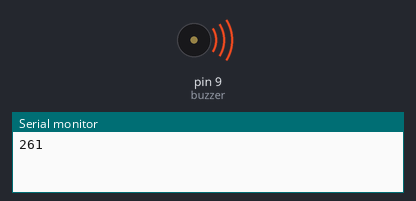
This sketch was run on a simulated Arduino Uno, built with avr-gcc and run on an emulated ATmega328P. Shown: buzzer (waves = sounding), the last lines printed to the serial monitor.

Above: at 0.2 s.
At 11.7 s:
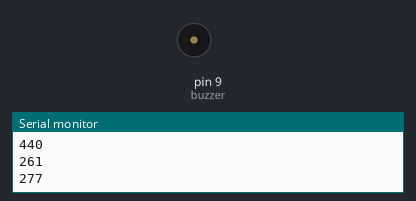
Timing chart, 0 to 13.0 s (numbered marks = the images above):
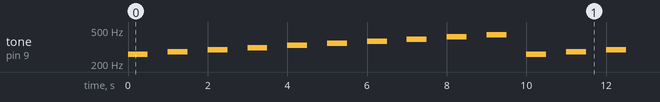

The sketch:

Projeto04.3-Buzzer.ino
```cpp
// Notas musicais com buzzer

// Selecione o pino do Buzzer.
int buzzer = 9;

int numNotas = 10;

// vetor de inteiros com frequências diversas.
int notas[] = {261, 277, 294, 311, 330, 349, 370, 392, 415, 440};
// notas         C   C#    D   D#    E    F   F#    G   G#    A
/*
  C=Dó D=Ré E=Mi F=Fá G=Sol A=Lá B=Si
  As notas sem o “#”, são as notas naturais (fundamentais).
  Aquelas com o “#”, são chamadas “notas sustenidas” (por exemplo: C#=Dó Sustenido).
*/

void setup() {
  // Configura a comunicação serial.
  Serial.begin(9600);
  pinMode(buzzer, OUTPUT);
}

void loop() {
  for (int i = 0; i < numNotas; i++) {
    // Mostra a nota que será tocada.
    Serial.println(notas[i]);
    tone(buzzer, notas[i], 500);
    delay(1000);
  }
}
```
